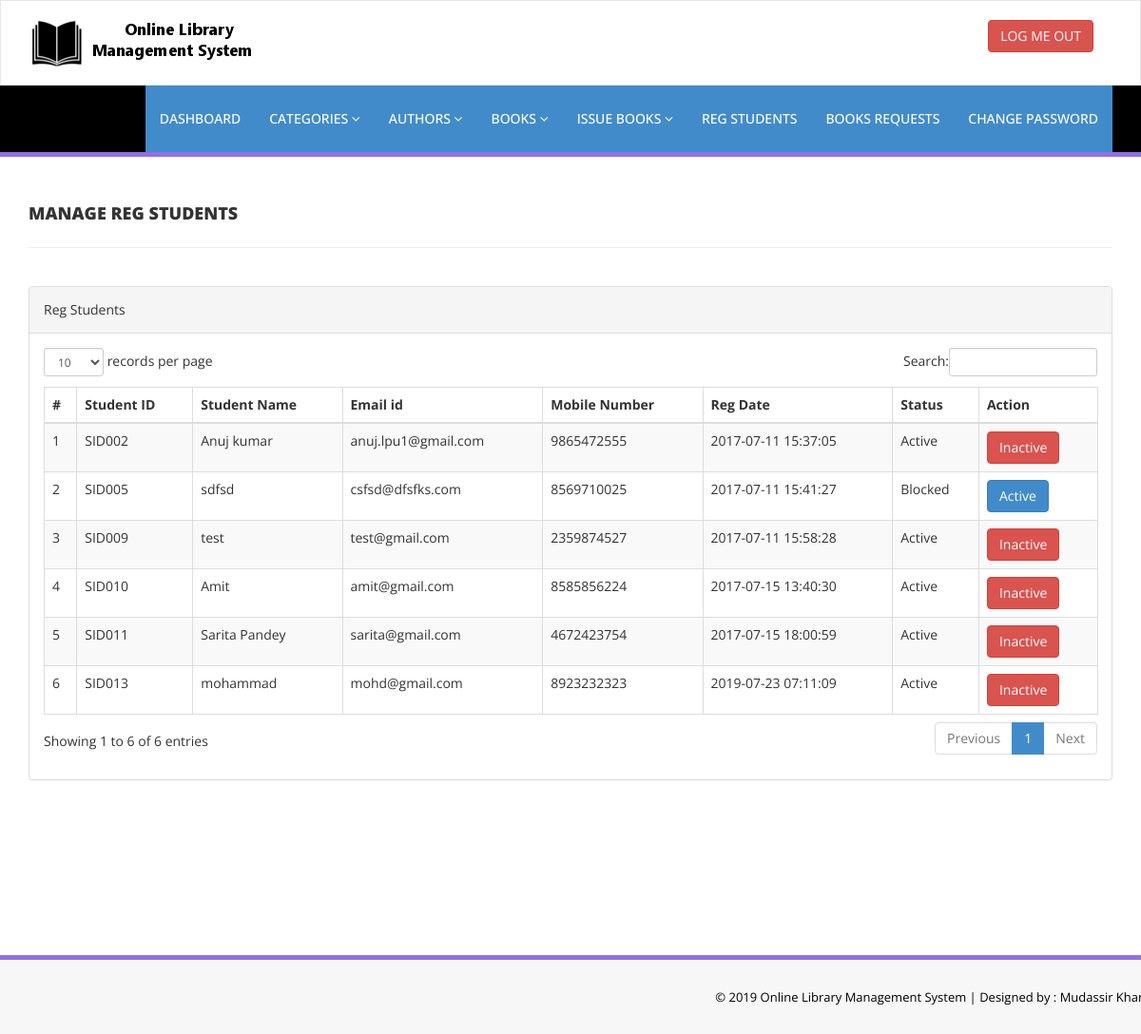
The app's page /admin/reg-students.php (signed in) with its own data.
### tables this page shows
CREATE TABLE `tblstudents` (
  `id` int(11) NOT NULL,
  `StudentId` varchar(100) DEFAULT NULL,
  `FullName` varchar(120) DEFAULT NULL,
  `EmailId` varchar(120) DEFAULT NULL,
  `MobileNumber` char(11) DEFAULT NULL,
  `Password` varchar(120) DEFAULT NULL,
  `Status` int(1) DEFAULT NULL,
  `RegDate` timestamp NULL DEFAULT CURRENT_TIMESTAMP,
  `UpdationDate` timestamp NULL DEFAULT NULL ON UPDATE CURRENT_TIMESTAMP
);

### admin/reg-students.php (the view, shortened to what this page needs)
<?php
include('includes/config.php');
if(strlen($_SESSION['alogin'])==0)
    {
header('location:index.php');
}
else{
    ?>
<!DOCTYPE html>
<html xmlns="http://www.w3.org/1999/xhtml">
<head>
    <link href="assets/css/bootstrap.css" rel="stylesheet" />
    <link href="assets/css/font-awesome.css" rel="stylesheet" />
    <link href="assets/js/dataTables/dataTables.bootstrap.css" rel="stylesheet" />
    <link href="assets/css/style.css" rel="stylesheet" />
</head>
<body>
<?php include('includes/header.php');?>
    <div class="content-wrapper">
         <div class="container">
        <div class="row pad-botm">
            <div class="col-md-12">
                <h4 class="header-line">Manage Reg Students</h4>
    </div>
        </div>
            <div class="row">
                <div class="col-md-12">
                    <div class="panel panel-default">
                        <div class="panel-heading">
                          Reg Students
                        </div>
                        <div class="panel-body">
                            <div class="table-responsive">
                                <table class="table table-striped table-bordered table-hover" id="dataTables-example">
                                    <thead>
                                        <tr>
                                            <th>#</th>
                                            <th>Student ID</th>
                                            <th>Student Name</th>
                                            <th>Email id </th>
                                            <th>Mobile Number</th>
                                            <th>Reg Date</th>
                                            <th>Status</th>
                                            <th>Action</th>
                                        </tr>
                                    </thead>
                                    <tbody>
<?php $sql = "SELECT * from tblstudents";
$query = $dbh -> prepare($sql);
$query->execute();
$results=$query->fetchAll(PDO::FETCH_OBJ);
$cnt=1;
if($query->rowCount() > 0)
{
foreach($results as $result)
{               ?>
                                        <tr class="odd gradeX">
                                            <td class="center"><?php echo htmlentities($cnt);?></td>
                                            <td class="center"><?php echo htmlentities($result->StudentId);?></td>
                                            <td class="center"><?php echo htmlentities($result->FullName);?></td>
                                            <td class="center"><?php echo htmlentities($result->EmailId);?></td>
                                            <td class="center"><?php echo htmlentities($result->MobileNumber);?></td>
                                             <td class="center"><?php echo htmlentities($result->RegDate);?></td>
                                            <td class="center"><?php if($result->Status==1)
                                            {
                                                echo htmlentities("Active");
                                            } else {
                                            echo htmlentities("Blocked");
}
                                            ?></td>
                                            <td class="center">
<?php if($result->Status==1)
 {?>
<a href="reg-students.php?inid=<?php echo htmlentities($result->id);?>" onclick="return confirm('Are you sure you want to block this student?');"" >  <button class="btn btn-danger"> Inactive</button>
<?php } else {?>
                                            <a href="reg-students.php?id=<?php echo htmlentities($result->id);?>" onclick="return confirm('Are you sure you want to active this student?');""><button class="btn btn-primary"> Active</button>
                                            <?php } ?>
                                            </td>
                                        </tr>
 <?php $cnt=$cnt+1;}} ?>
                                    </tbody>
                                </table>
                            </div>
                        </div>
                    </div>
                </div>
            </div>
    </div>
    </div>
  <?php include('includes/footer.php');?>
</body>
</html>
<?php } ?>

### admin/assets/css/style.css (style rules this page uses)
.content-wrapper { margin-top: 40px; min-height:800px; padding-bottom:90px; }
.header-line { font-weight:900; padding-bottom:25px; border-bottom:1px solid #eeeeee; text-transform:uppercase; }
.pad-botm { padding-bottom:30px; }

### records on screen
tblstudents: StudentId "SID002", FullName "Anuj kumar", EmailId "anuj.lpu1@gmail.com", MobileNumber "9865472555", RegDate "2017-07-11 15:37:05"
tblstudents: StudentId "SID005", FullName "sdfsd", EmailId "csfsd@dfsfks.com", MobileNumber "8569710025", RegDate "2017-07-11 15:41:27"
tblstudents: StudentId "SID009", FullName "test", EmailId "test@gmail.com", MobileNumber "2359874527", RegDate "2017-07-11 15:58:28"
tblstudents: StudentId "SID010", FullName "Amit", EmailId "amit@gmail.com", MobileNumber "8585856224", RegDate "2017-07-15 13:40:30"
tblstudents: StudentId "SID011", FullName "Sarita Pandey", EmailId "sarita@gmail.com", MobileNumber "4672423754", RegDate "2017-07-15 18:00:59"
tblstudents: StudentId "SID013", FullName "mohammad", EmailId "mohd@gmail.com", MobileNumber "8923232323", RegDate "2019-07-23 07:11:09"
